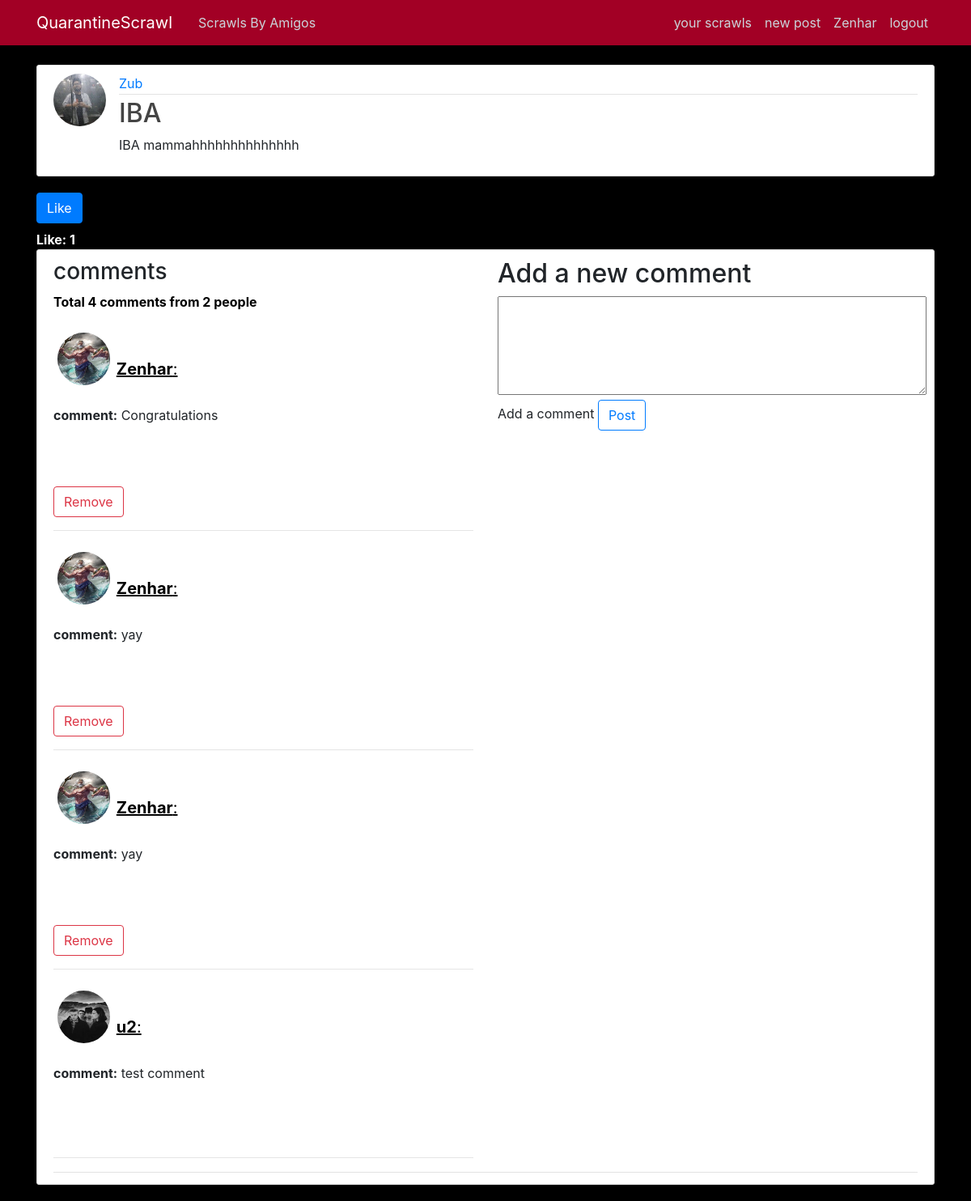
The app's page /post/48/ (signed in) with its own data.
### blog/models.py (models this page shows, shortened)
class Post(models.Model):
    title = models.CharField(max_length=100)
    content = RichTextUploadingField()
    date = models.DateTimeField(default=timezone.now)
    author = models.ForeignKey(User, on_delete=models.CASCADE)
    liked = models.ManyToManyField(User, related_name="liked", default=None, blank=True)
    commented = models.ManyToManyField(
        User, related_name="commented", default=None, blank=True
    )

class Comment(models.Model):
    user = models.ForeignKey(User, on_delete=models.CASCADE)
    post = models.ForeignKey(Post, on_delete=models.CASCADE)
    user_comment = models.TextField(default=None, blank=True)

### users/models.py (models this page shows, shortened)
class Profile(models.Model):
    user = models.OneToOneField(User, on_delete=models.CASCADE)
    image = models.ImageField(default="poseidon.jpg", upload_to="profile_pics")
    follow = models.ManyToManyField(User, related_name="followers", blank=True)
    follower = models.ManyToManyField(User, related_name="follows", blank=True)

### blog/views.py (the view)
# urls.py: path("post/<int:pk>/", PostDetailedView.as_view(), name="post-detail"),
class PostDetailedView(LoginRequiredMixin, DetailView):
    model = Post
    def get_object(self, **kwargs):  # getting the pk from the url
        pk = self.kwargs.get("pk")
        post_id = Post.objects.get(id=pk)
        return post_id
    def get_context_data(self, **kwargs):
        context = super().get_context_data(**kwargs)
        post_id = self.get_object()
        loggedInProfile = Profile.objects.get(user=self.request.user)
        if post_id.author in loggedInProfile.follow.all():
            displayReactionButton = True
        else:
            displayReactionButton = False
        if (
            post_id.author in loggedInProfile.follow.all()
            or post_id.author == loggedInProfile.user
        ):
            displayCommentSection = True
        else:
            displayCommentSection = False
        context["displayReactionButton"] = displayReactionButton
        context["displayCommentSection"] = displayCommentSection
        context["post"] = Post.objects.get(id=post_id.id)
        context["user"] = loggedInProfile.user
        context["comments"] = Comment.objects.filter(post=post_id)
        context["comment_form"] = CommentForm()
        return context

### blog/forms.py
class CommentForm(forms.ModelForm):
    class Meta:
        model = Comment
        fields = ["user_comment"]

### blog/templates/blog/post_detail.html (shortened to what this page needs)
{% extends "blog/base.html" %}
{% load static %}
{% block bootstrapClass %}
<link rel="stylesheet" type="text/css" href="{% static 'blog/blog-css/post-details.css' %}">
 {% endblock %}
{% block content %}
  <article class="media content-section">
    <img class="rounded-circle article-img" src="{{ post.author.profile.image.url }}">
    <div class="media-body">
      <div class="article-metadata">
        <a class="mr-2" href="#">{{ post.author }}</a>
      </div>
      <h2 class="article-title">{{ post.title }}</h2>
      <p class="article-content">{{ post.content|safe }}</p>
    </div>
  </article>
  {% if displayReactionButton %}
    <form action="{% url 'like-post' %}" method="POST">
      {% if user not in post.liked.all %}
      <button type="submit" class="btn btn-primary mb-2">Like</button>
      {% else %}
      <button type="submit" class="btn btn-success mb-2">Unlike</button>
      {% endif %}
    </form>
  {% endif %}
  {% if post.liked.all.count < 2 %}
  <strong style="color: white;">Like: {{post.liked.all.count}}</strong>
{% else %}
<strong style="color: white;">Likes: {{post.liked.all.count}}</strong>
{% endif %}
  {% if displayCommentSection %}
  <article class="media content-section">
    <div class="media-body">
      <div class="article-metadata">
        <div class="row">
          <div class="col-6">
        <h3>comments</h3>
        <strong><p style="color:black">Total {{comments.all.count}} comments from {{post.commented.all.count}} people</p></strong>
            {% for comment in comments%}
            <div class="post-detail-comment-section-wrap">
              <div class="post-detail-each-comment">
                <img class="post-detail-profile-picture rounded-circle article-img" src="{{ comment.user.profile.image.url }}">
               <a href="{% url 'user-posts' comment.user %}"><p class="post-detail-commented-by" > <strong>{{comment.user}}</strong>:  </p></a>
                <p class='post-detail-comment' ><strong>comment:</strong>  {{comment.user_comment}} </p>
              </div>
              {% if comment.user == request.user %}
              <form action="{% url 'remove-comment' %}" method="POST">
                <button class="btn btn-outline-danger"  name='comment_id' value={{comment.id}} type="submit">Remove</button>
              </form>
              {% endif %}
            </div>
            <hr style='color:black'>
            {% endfor %}
          </div>
          <div class="col-4">
        <h2>Add a new comment</h2>
        <form action="{% url 'comment-post'  %}" method="POST">
              <textarea  name="user_comment_from_form" value="{{comments.user_comment}}" id="comment" rows="5" cols="50" tabindex="10"  required="required"></textarea>
              <label for="comment" class="required">Add a comment</label>
              <button class=" btn btn-outline-primary" type="submit">Post</button>
          </div>
      </div>
    </div>
  </article>
  {%else%}
  <h3 style="color:white">Total {{post.commented.all.count}} people commented</h3>
  {% endif %}
{% endblock content %}

### blog/templates/blog/base.html (shortened to what this page needs)
{% load static %}
<!DOCTYPE html>
<html>
<head>
    <link rel="stylesheet" href="https://maxcdn.bootstrapcdn.com/bootstrap/4.0.0/css/bootstrap.min.css">
    <link rel="stylesheet" type="text/css" href="{% static 'blog/blog-css/main.css' %}">
    <link rel="stylesheet" type="text/css" href="{% static 'users/profile.css' %}">
    {% block bootstrapClass %}  {% endblock %}
</head>
<body>
    <header class="site-header">
      <nav class="navbar navbar-expand-md navbar-dark navbar-bg-steel fixed-top">
        <div class="container">
          <a class="navbar-brand mr-4" href="{% url 'home' %}">QuarantineScrawl</a>
          <div class="collapse navbar-collapse" id="navbarToggle">
            <div class="navbar-nav mr-auto">
              <a class="nav-item nav-link" href="{% url 'amigos-home' %}">Scrawls By Amigos</a>
            </div>
            <div class="navbar-nav">
              {% if user.is_authenticated %}
              <a class="nav-item nav-link" href="{% url 'user-posts' user.username  %}"> your scrawls</a>
              <a class="nav-item nav-link" href="{% url 'post-create' %}"> new post</a>
              <a class="nav-item nav-link" href="{% url 'profile' %}">{{user.username}}</a>
              <a class="nav-item nav-link" href="{% url 'logout' %}">logout</a>
              {% else %}
              <a class="nav-item nav-link" href="{% url 'login' %}">Login</a>
              <a class="nav-item nav-link" href="{% url 'register' %}">Register</a>
              {% endif %}
            </div>
          </div>
        </div>
      </nav>
    </header>
    <main role="main" class="container">
          {% block content %}{% endblock %}
    </main>
</body>
</html>

### blog/static/blog/blog-css/main.css (style rules this page uses)
body { background-color: black; margin-top: 5rem; }
.navbar-bg-steel { background-color: #a20025; }
.site-header .navbar-nav .nav-link { color: #cbd5db; font-weight: 400; }
.content-section { background: #ffffff; padding: 10px 20px; border: 1px solid #dddddd; border-radius: 3px; margin-bottom: 20px; }
.article-title { color: #444444; }
.article-content { white-space: pre-line; }
.article-img { height: 65px; width: 65px; margin-right: 16px; border-radius: 20px; }
.article-metadata { padding-bottom: 1px; margin-bottom: 4px; border-bottom: 1px solid #e3e3e3; }

### users/static/users/users-css/profile.css (style rules this page uses)
* { margin: 0px; padding: 0px; box-sizing: border-box; }

### blog/static/blog/blog-css/post-details.css (style rules this page uses)
* { margin: 0; padding: 0; box-sizing: border-box; }
.post-detail-each-comment { height: 25vh; position: relative; }
.post-detail-profile-picture { position: absolute; top: 5%; left: 1%; }
.post-detail-commented-by { position: absolute; top: 20%; left: 15%; text-decoration: underline; color: black; font-size: 20px; }
.post-detail-comment { position: absolute; top: 50%; }

### records on screen
Post: author.profile.image (picture), author "Zub", title "IBA", content "IBA mammahhhhhhhhhhhhhh", liked.all.count "1", commented.all.count "2"
Comment: user.profile.image (picture), user "Zenhar", user_comment "Congratulations", {{ comment.id }} 9 (drawn)
Comment: user.profile.image (picture), user "Zenhar", user_comment "yay", {{ comment.id }} 10 (drawn)
Comment: user.profile.image (picture), user "Zenhar", user_comment "yay", {{ comment.id }} 11 (drawn)
Comment: user.profile.image (picture), user "u2", user_comment "test comment"

### other values on screen
{{ user.username }} "Zenhar"
{{ comments.all.count }} "4"
